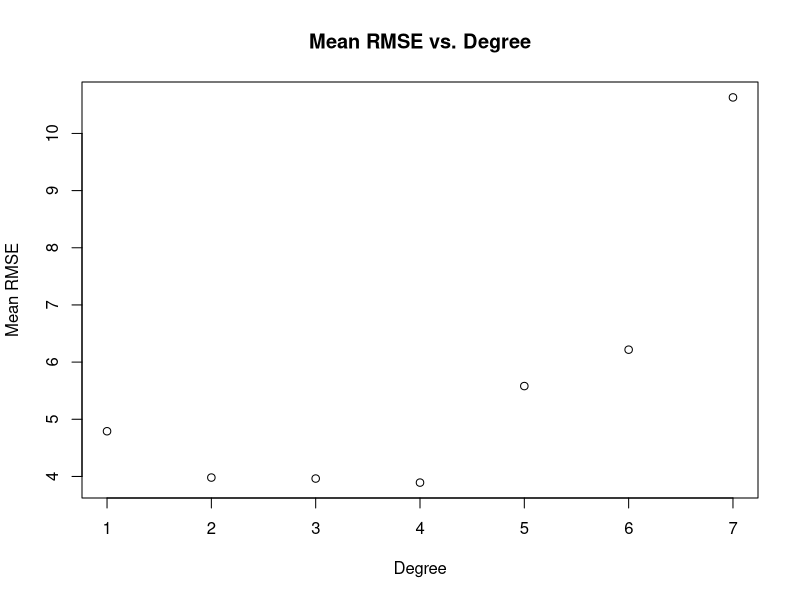
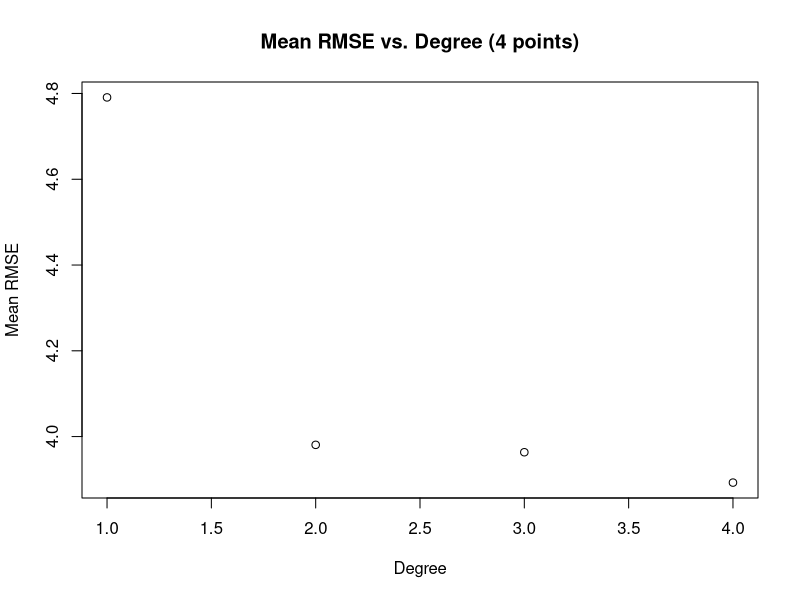

R code for these plots, in order:
library('Metrics');
data <- na.omit(read.csv("housing_data.csv", header = FALSE, fill = TRUE));
colnames(data) <- c("C1", "C2", "C3", "C4", "C5", "C6", "C7", "C8", "C9", "C10", "C11", "C12", "C13", "C14");
set.seed(10);
whole_data_list <- split(data, sample(1:10, nrow(data), replace = TRUE));
mean_rmse_vec <- numeric();

# Poly degree
for (k in 1:7) {
  rmse_vec <- numeric();
  # Ten fold
  for (i in 1:10) {
    test_data_set <- whole_data_list[[i]]
    if (i == 10) {
      index = 1;
    } else {
      index = i + 1;
    }
    training_data_set <- whole_data_list[[index]]
    for (j in 1:10) {
      if (j != i && j != index) {
        training_data_set <- rbind(training_data_set, whole_data_list[[j]]);
      }
    }
    
    if (k == 1) {
      reg <- lm(C14 ~ C1 + C2 + C5 + C6 + C8 + C9 + C10 + C11 + C12 + C13, data = training_data_set);
      predicted = predict(reg, test_data_set);
      rmse_vec <- c(rmse_vec, rmse(test_data_set$C14, predicted));
    } else {
      reg <- lm(C14 ~ poly(C1, k) + poly(C2, k) + poly(C5, k) + poly(C6, k) + poly(C8, k) + poly(C9, k) + poly(C10, k) + poly(C11, k) + poly(C12, k) + poly(C13, k), data = training_data_set);
      predicted = predict(reg, test_data_set);
      rmse_vec <- c(rmse_vec, rmse(test_data_set$C14, predicted));
    }
  }
  mean_rmse_vec <- c(mean_rmse_vec, mean(rmse_vec));
}

degree <- c(1, 2, 3, 4, 5, 6, 7);
plot(degree, mean_rmse_vec, xlim = c(1,7), xlab = "Degree", ylab = "Mean RMSE", main = "Mean RMSE vs. Degree");
plot(degree[1:4], mean_rmse_vec[1:4], xlab = "Degree", ylab = "Mean RMSE", main = "Mean RMSE vs. Degree (4 points)")
